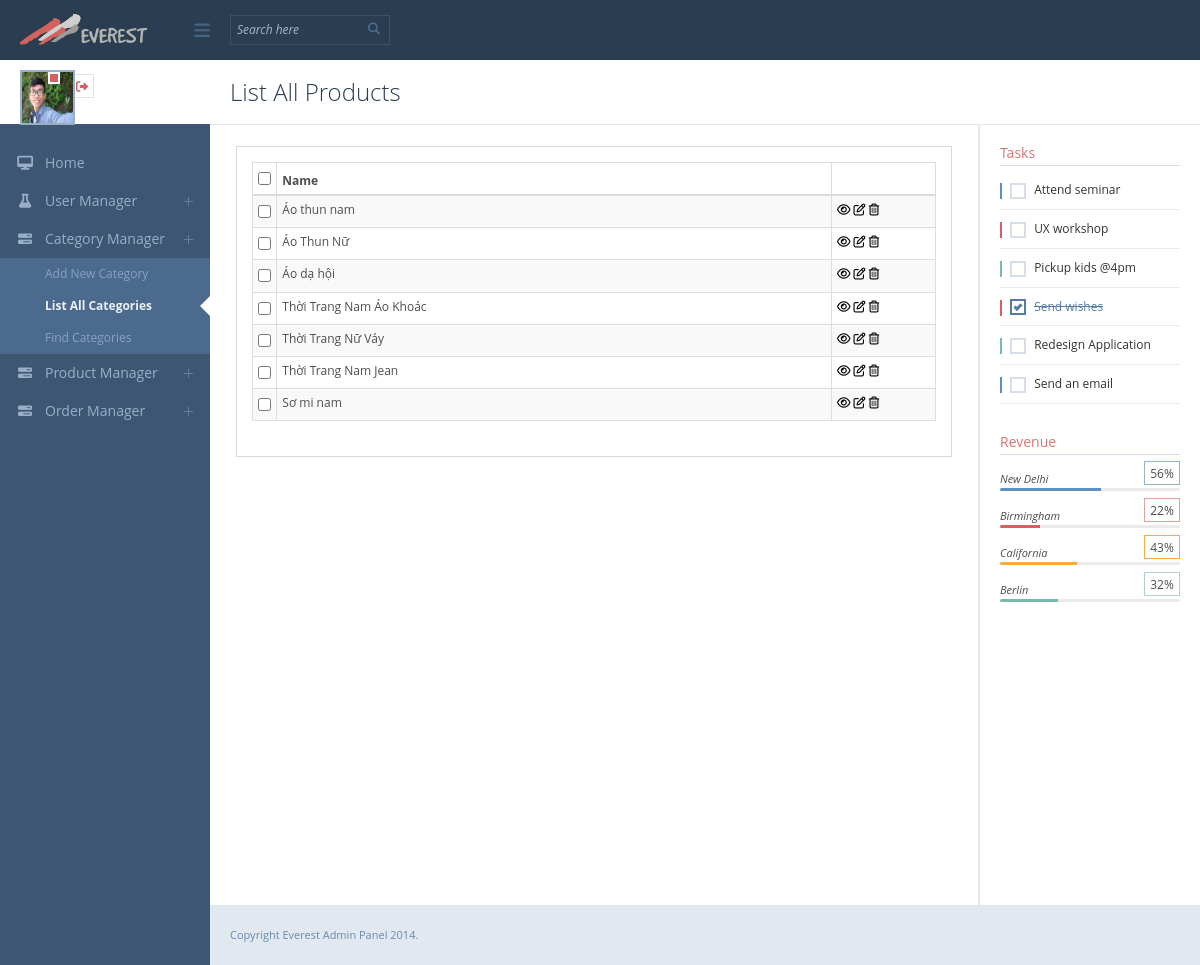
The app's page /back_end/index.php?action=category_list (signed in) with its own data.
### tables this page shows
CREATE TABLE `category` (
  `id_category` int(11) NOT NULL,
  `name_category` varchar(50) NOT NULL
);

### model/data/DatabaseUtils.php (called while the page is built, shortened)
<?php
class DatabaseUtils {
    public static $dns = "mysql:host=localhost;dbname=aoquan_db";
    public static $username = 'root';
    public static $password = '';
    public static function connect() {
        $options = array(\PDO::ATTR_ERRMODE => \PDO::ERRMODE_EXCEPTION);
        $db = new \PDO( self::$dns, self::$username, self::$password, $options);
        return $db;
    }
}

### model/data/CategoryDao.php (called while the page is built, shortened)
<?php
class CategoryDao{
    private $db;
    function __construct($db) {
        $this->db = $db;
    }
    function findAll() {
        $sql = "select * from category";
        $command = $this->db->prepare($sql);
        $command->execute();
        $result = $command->fetchAll();
        return $result;
    }
}

### back_end/common/list_control_buttons.php (the view)
<a data-toggle="tooltip" data-placement="left" title=""
   data-original-title="View Detail" href="index.php?action=<?= $type ?>_detail&id_<?= $type ?>=<?= $row['id_'.$type  ] ?>">
    <i class="fa fa-eye"></i>
</a>
<a data-toggle="tooltip" data-placement="left" title=""
   data-original-title="Edit"
   href="index.php?action=<?= $type ?>_edit&id_<?= $type ?>=<?= $row['id_'.$type ] ?>">
    <i class="fa fa-edit"></i>
</a>
<a href="#" data-toggle="tooltip" data-placement="left" title=""
   data-original-title="Delete"
   onclick="confirmDelete('index.php?action=<?= $type ?>_delete&id_<?= $type ?>=<?= $row[ 'id_'.$type ] ?>', '<?= $type ?>')">
    <i class="fa fa-trash-o"></i>
</a>

### back_end/views/categories/list.php (shortened to what this page needs)
<?php include 'common/header.php'; ?>
<div class="dashboard-wrapper">
    <div class="top-bar">
        <div class="page-title">
            List All Products
        </div>
    </div>
    <div class="main-container">
        <div class="container-fluid">
            <div class="spacer">
                <div class="row">
                    <div class="col-md-12 col-sm-12 col-xs-12">
                        <div class="panel">
                            <div class="panel-body">
                                <div class="table-responsive">
                                    <div id="dt_example" class="table-responsive example_alt_pagination clearfix">
                                        <table class="table table-condensed table-striped table-hover table-bordered pull-left" id="data-table">
                                            <thead>
                                                <tr>
                                                    <th style="width:3%">
                                                        <input type="checkbox">
                                                    </th>
                                                    <th style="width:80%">Name</th>
                                                    <th style="width:15%">&nbsp;</th>
                                                </tr>
                                            </thead>
                                            <tbody>
                                                <?php
                                                if (!empty($result)):
                                                    $ch = 'A';
                                                    foreach ($result as $row) :
                                                        ?>
                                                        <tr class="grade<?= $ch ?>">
                                                            <td>
                                                                <input type="checkbox">
                                                            </td>
                                                            <td><?= $row['name_category'] ?></td>
                                                            <td>
                                                                <?php include 'common/list_control_buttons.php'; ?>
                                                            </td>
                                                        </tr>
                                                        <?php
                                                        $ch ++;
                                                    endforeach;
                                                endif;
                                                ?>
                                            </tbody>
                                        </table>
                                    </div>
                                </div>
                            </div>
                        </div>
                    </div>
                </div>
            </div>
        </div>
    </div>
    <div class="right-sidebar">
        <div class="add-on clearfix">
            <div class="add-on-wrapper">
                <h5>Tasks</h5>
                <div class="todo">
                    <fieldset class="todo-list">
                        <label class="todo-list-item info">
                            <span class="todo-list-mark"></span>
                            <span class="todo-list-desc">Attend seminar</span>
                        </label>
                        <label class="todo-list-item danger">
                            <span class="todo-list-mark"></span>
                            <span class="todo-list-desc">UX workshop</span>
                        </label>
                        <label class="todo-list-item success">
                            <span class="todo-list-mark"></span>
                            <span class="todo-list-desc">Pickup kids @4pm</span>
                        </label>
                        <label class="todo-list-item danger">
                            <span class="todo-list-mark"></span>
                            <span class="todo-list-desc">Send wishes</span>
                        </label>
                        <label class="todo-list-item success">
                            <span class="todo-list-mark"></span>
                            <span class="todo-list-desc">Redesign Application</span>
                        </label>
                        <label class="todo-list-item info">
                            <span class="todo-list-mark"></span>
                            <span class="todo-list-desc">Send an email</span>
                        </label>
                    </fieldset>
                </div>
            </div>
        </div>
        <div class="add-on clearfix">
            <div class="add-on-wrapper">
                <h5>Revenue</h5>
                <ul class="revenue-from">
                    <li>
                        <small>New Delhi</small>
                        <div class="progress progress-xs">
                            <div class="progress-bar progress-bar-info" role="progressbar" aria-valuenow="56" aria-valuemin="0" aria-valuemax="100" style="width: 56%">
                            </div>
                        </div>
                        <span class="revenue-perc info">56%</span>
                    </li>
                    <li>
                        <small>Birmingham</small>
                        <div class="progress progress-xs">
                            <div class="progress-bar progress-bar-danger" role="progressbar" aria-valuenow="22" aria-valuemin="0" aria-valuemax="100" style="width: 22%">
                            </div>
                        </div>
                        <span class="revenue-perc danger">22%</span>
                    </li>
                    <li>
                        <small>California</small>
                        <div class="progress progress-xs">
                            <div class="progress-bar progress-bar-warning" role="progressbar" aria-valuenow="43" aria-valuemin="0" aria-valuemax="100" style="width: 43%">
                            </div>
                        </div>
                        <span class="revenue-perc warning">43%</span>
                    </li>
                    <li>
                        <small>Berlin</small>
                        <div class="progress progress-xs">
                            <div class="progress-bar progress-bar-success" role="progressbar" aria-valuenow="32" aria-valuemin="0" aria-valuemax="100" style="width: 32%">
                            </div>
                        </div>
                        <span class="revenue-perc success">32%</span>
                    </li>
                </ul>
            </div>
        </div>
    </div>
    <footer>
        Copyright Everest Admin Panel 2014.
    </footer>
</div>
<?php include 'common/footer.php'; ?>

### records on screen
category: name_category "Áo thun nam"
category: name_category "Áo Thun Nữ"
category: name_category "Áo dạ hội"
category: name_category "Thời Trang Nam Áo Khoác"
category: name_category "Thời Trang Nữ Váy"
category: name_category "Thời Trang Nam Jean"
category: name_category "Sơ mi nam"
